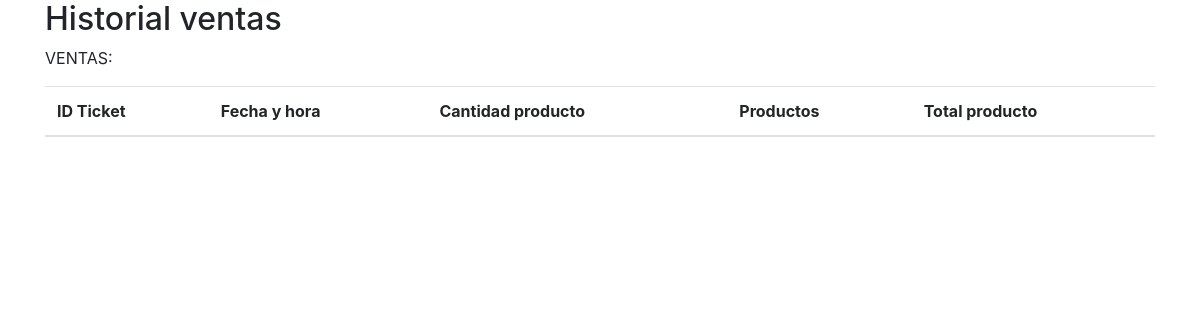
The app's page /Tienda/historialventas.php, older data.
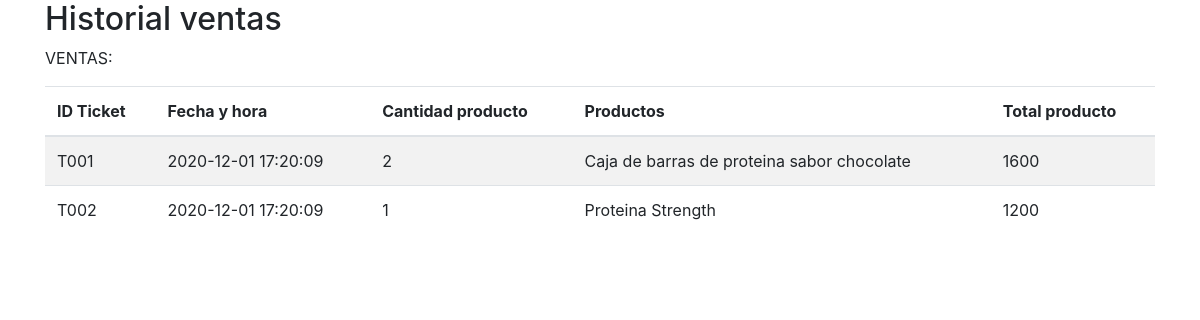
The same page, newer data.
### tables this page shows
CREATE TABLE Tickets (
ID_TICKET VARCHAR (5) PRIMARY KEY NOT NULL,
FECHA_HORA TIMESTAMP DEFAULT CURRENT_TIMESTAMP NOT NULL,
CANTIDAD_PRODUCTO VARCHAR(4) NOT NULL,
PRODUCTO VARCHAR(40) NOT NULL,
TOTAL_PRODUCTO VARCHAR(6) NOT NULL
);

### Tienda/historialventas.php (the view, shortened to what this page needs)
<?php
    $db = new SQLite3("../tienda.db");
    $resultado = $db->query("SELECT * from Tickets;");
?>
<!DOCTYPE html>
<html lang="en">
<head>
  <link rel="stylesheet" href="https://maxcdn.bootstrapcdn.com/bootstrap/4.5.2/css/bootstrap.min.css">
</head>
<body>
<div class="container">
  <h2>Historial ventas</h2>
  <p>VENTAS: </p>
  <table class="table table-striped">
    <thead>
      <tr>
        <th>ID Ticket</th>
        <th>Fecha y hora</th>
        <th>Cantidad producto</th>
        <th>Productos</th>
        <th>Total producto</th>
      </tr>
    </thead>
    <tbody>
                     <?php
                        while ($row = $resultado->fetchArray())
                        {
                    ?>
                                <tr>
                                    <td><?php echo $row['ID_TICKET']?></td>
                                    <td><?php echo $row['FECHA_HORA']?></td>
                                    <td><?php echo $row['CANTIDAD_PRODUCTO']?></td>
                                    <td><?php echo $row['PRODUCTO']?></td>
                                    <td><?php echo $row['TOTAL_PRODUCTO']?></td>
                                </tr>
                    <?php
                        }
                    ?>
    </tbody>
  </table>
</div>
</body>
</html>

Row changes from the older to the newer data that the page shows:
added tickets: ID_TICKET "T001", FECHA_HORA "2020-12-01 17:20:09", CANTIDAD_PRODUCTO "2", PRODUCTO "Caja de barras de proteina sabor chocolate", TOTAL_PRODUCTO "1600"
added tickets: ID_TICKET "T002", FECHA_HORA "2020-12-01 17:20:09", CANTIDAD_PRODUCTO "1", PRODUCTO "Proteina Strength", TOTAL_PRODUCTO "1200"
